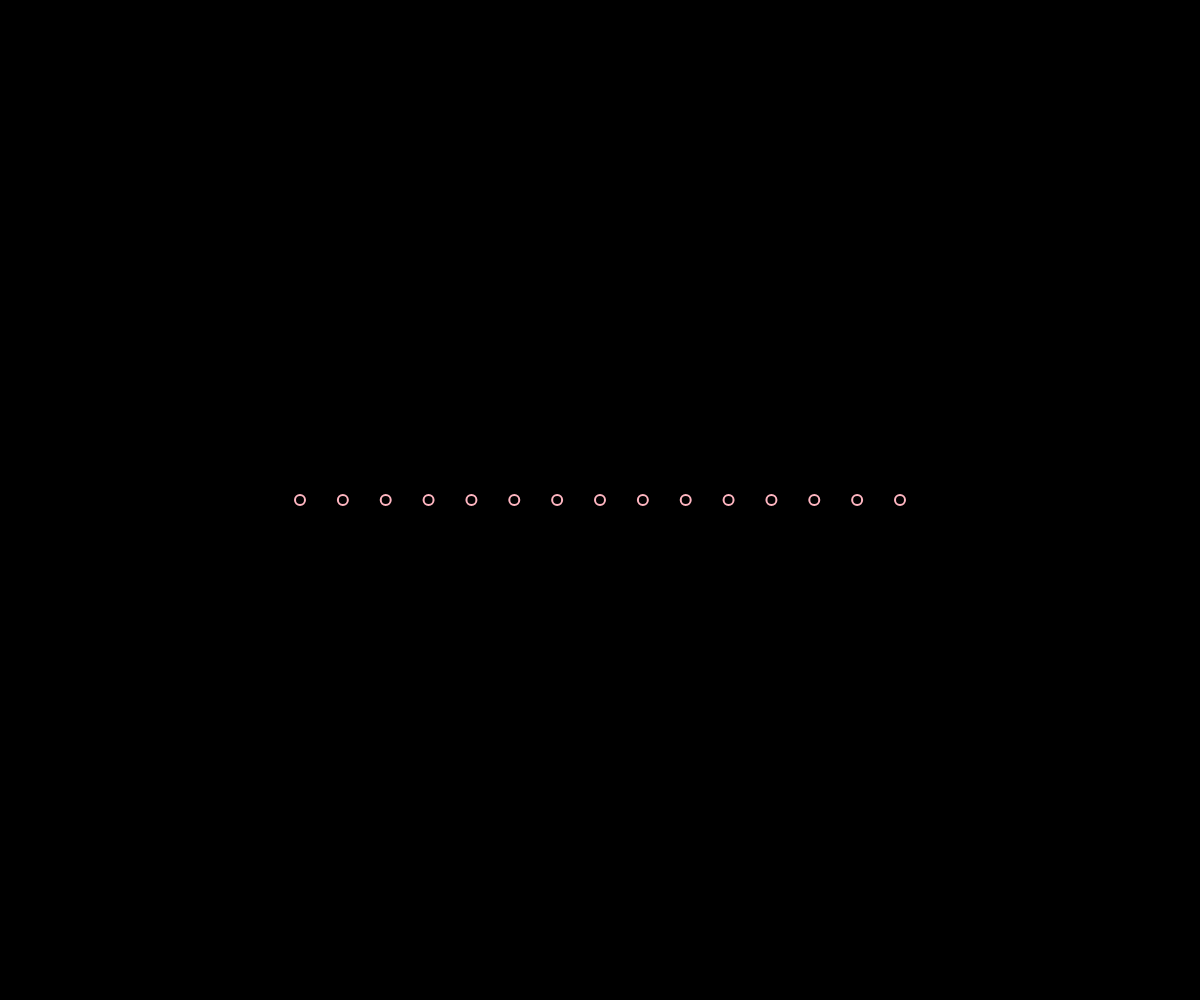
Frame 1 (no input)
Frame 60 (no input): identical to frame 1, image omitted
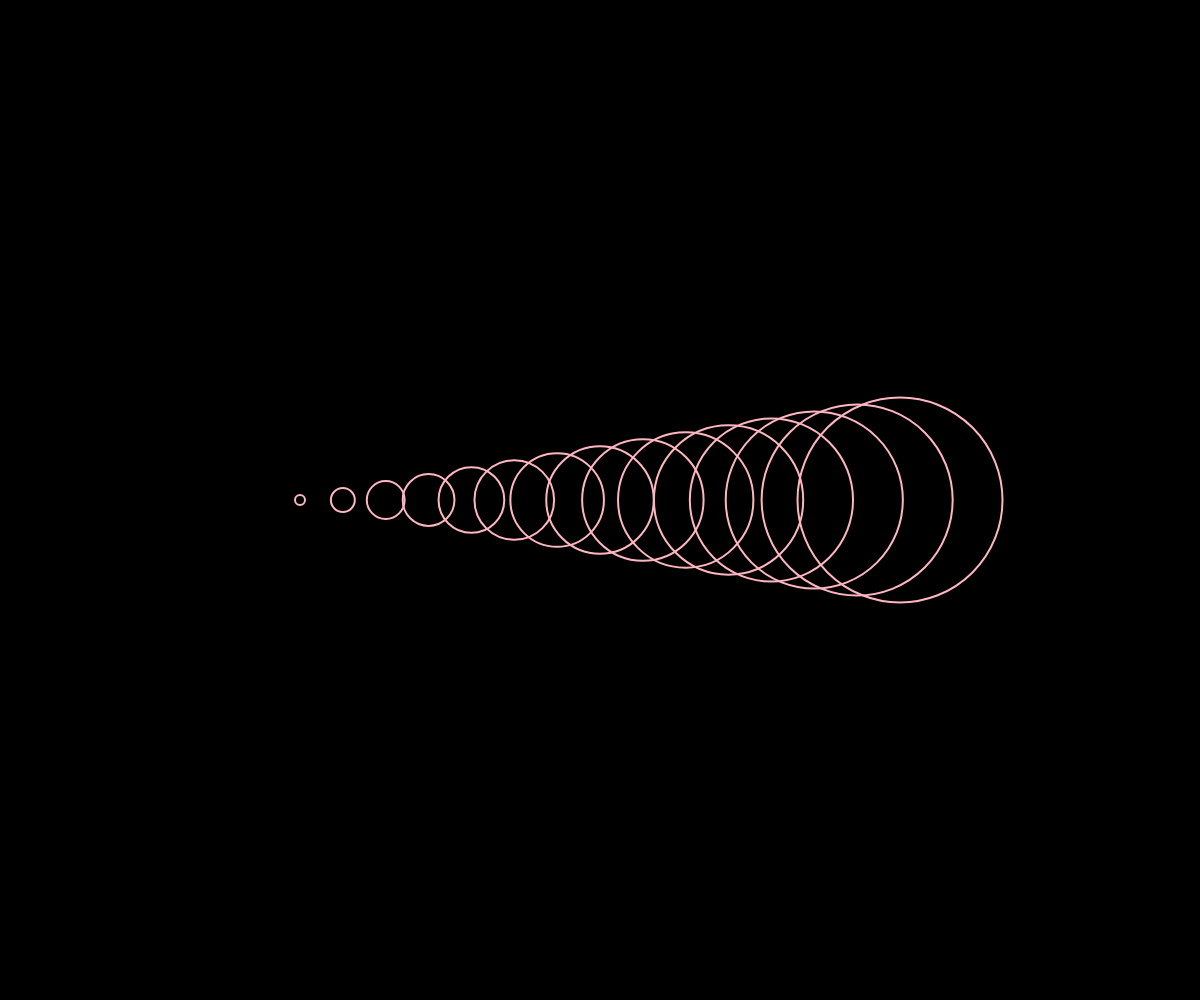
Frame 120 (the mouse pressed at the canvas centre since frame 60)

The p5.js sketch that drew these frames (run headless with seeded random() and noise() and a simulated clock; from frame 60 on, the mouse is pressed at the canvas centre):

// p5.js sketch
// ── sketch.js
function setup() {
  createCanvas(windowWidth, windowHeight);
  noFill();  // Sin relleno para los círculos
}

function draw() {
  background(0);  // Fondo negro

  let maxSize = map(mouseY, 0, height, 10, 400);  // Tamaño máximo en función de mouseY
  let numCircles = 15;  // Número de círculos

  stroke(255, 182, 193);  // Color rosado pastel
  strokeWeight(2);  // Grosor del borde

  // Dibujar círculos en una línea horizontal en el centro del canvas
  for (let i = 0; i < numCircles; i++) {
    let size = map(i, 0, numCircles - 1, 10, maxSize);  // Tamaño de cada círculo
    let x = map(i, 0, numCircles - 1, width / 4, (3 * width) / 4);  // Posición x en el centro

    ellipse(x, height / 2, size);  // Dibujar círculo
  }
}
